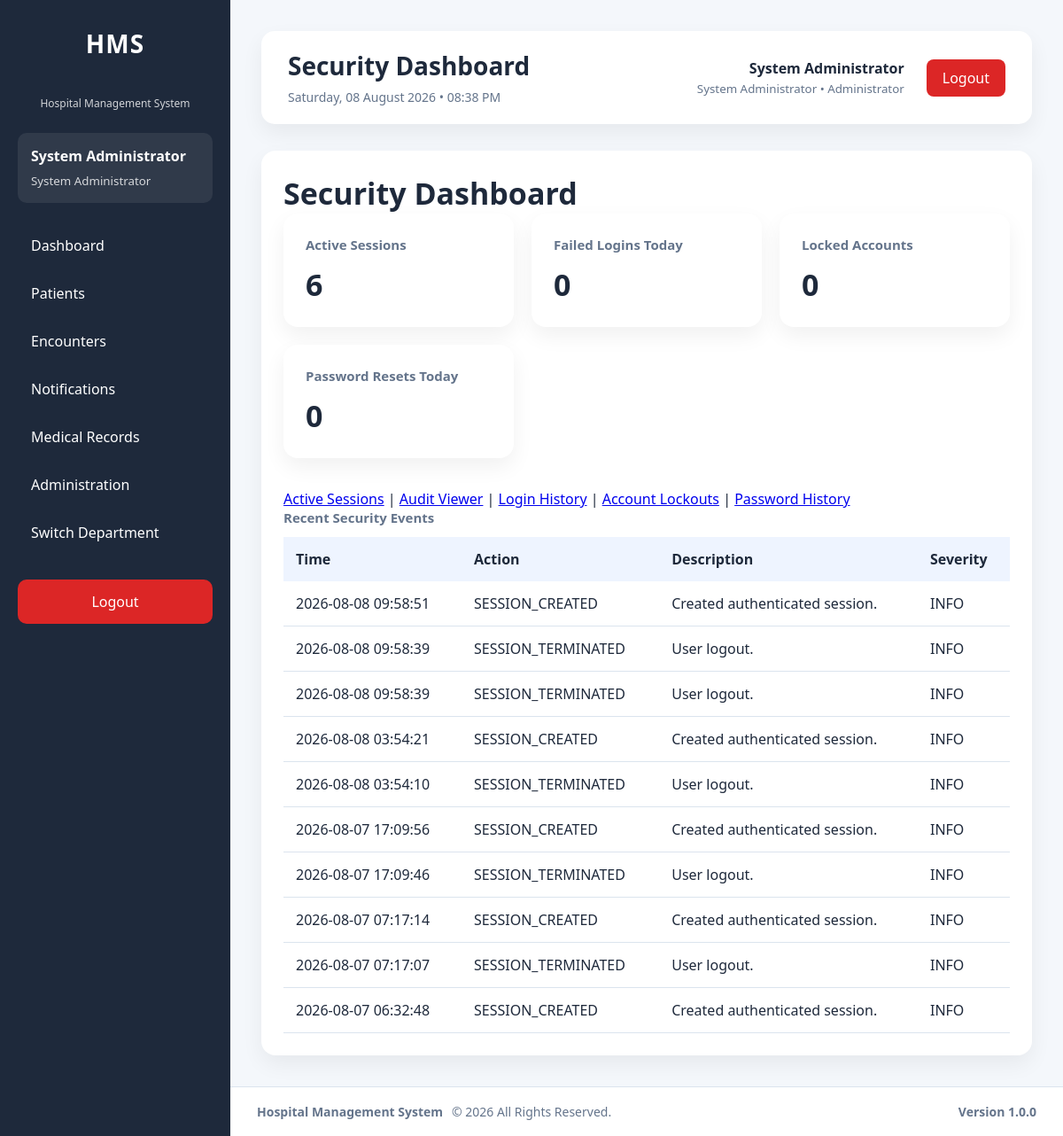
The page /modules/administration/security/dashboard.php (signed in) on the database as committed earlier.
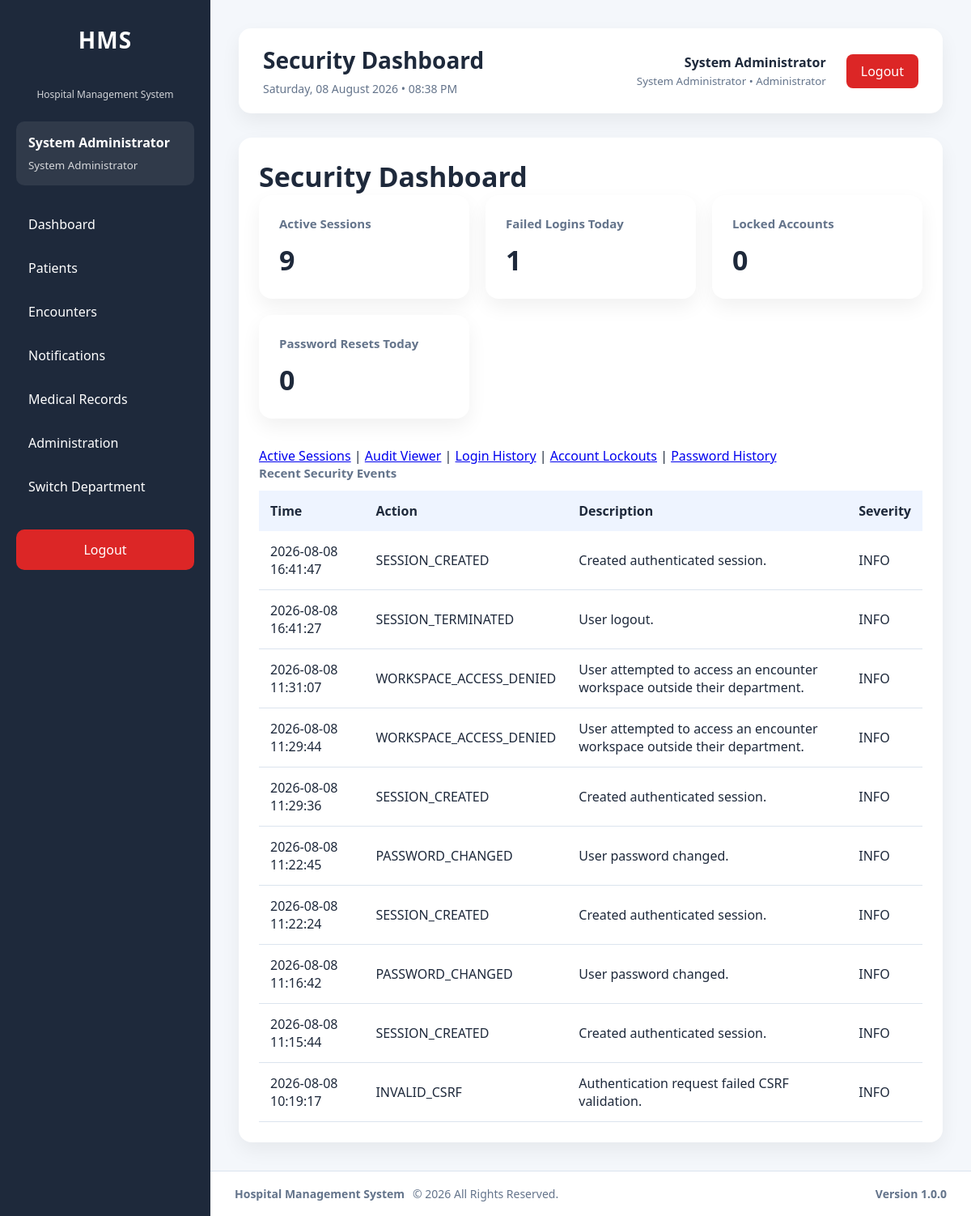
The same page on the database as committed later.
### tables this page shows
CREATE TABLE `audit_logs` (
  `id` int(11) NOT NULL AUTO_INCREMENT,
  `user_id` int(11) DEFAULT NULL,
  `visit_id` int(11) DEFAULT NULL,
  `patient_id` int(11) DEFAULT NULL,
  `module` varchar(100) NOT NULL,
  `action` varchar(100) NOT NULL,
  `description` text DEFAULT NULL,
  `ip_address` varchar(50) DEFAULT NULL,
  `user_agent` varchar(255) DEFAULT NULL,
  `department_id` int(11) DEFAULT NULL,
  `severity` varchar(20) NOT NULL DEFAULT 'INFO',
  `event_type` varchar(100) NOT NULL DEFAULT 'GENERAL',
  `created_at` timestamp NOT NULL DEFAULT current_timestamp(),
  PRIMARY KEY (`id`),
  KEY `idx_audit_user` (`user_id`),
  KEY `idx_audit_visit` (`visit_id`),
  KEY `idx_audit_patient_created` (`patient_id`,`created_at`),
  KEY `idx_audit_module` (`module`),
  KEY `idx_audit_created` (`created_at`),
  KEY `idx_audit_action_created` (`action`,`created_at`),
  KEY `idx_audit_user_created` (`user_id`,`created_at`),
  KEY `idx_audit_ip_created` (`ip_address`,`created_at`),
  KEY `idx_audit_department_created` (`department_id`,`created_at`),
  KEY `idx_audit_module_created` (`module`,`created_at`),
  KEY `idx_audit_event_created` (`event_type`,`created_at`),
  KEY `idx_audit_severity_created` (`severity`,`created_at`),
  KEY `idx_audit_visit_created` (`visit_id`,`created_at`),
  CONSTRAINT `fk_audit_department` FOREIGN KEY (`department_id`) REFERENCES `departments` (`id`) ON DELETE SET NULL ON UPDATE CASCADE,
  CONSTRAINT `fk_audit_patient` FOREIGN KEY (`patient_id`) REFERENCES `patients` (`id`) ON DELETE SET NULL ON UPDATE CASCADE,
  CONSTRAINT `fk_audit_user` FOREIGN KEY (`user_id`) REFERENCES `users` (`id`) ON DELETE SET NULL ON UPDATE CASCADE,
  CONSTRAINT `fk_audit_visit` FOREIGN KEY (`visit_id`) REFERENCES `visits` (`id`) ON DELETE SET NULL ON UPDATE CASCADE
);

### modules/administration/security/bootstrap.php (called while the page is built, shortened)
<?php
require_once __DIR__ . '/../../../config/auth.php';
require_once __DIR__ . '/../../../config/helpers.php';
require_once __DIR__ . '/../../../services/SessionService.php';
require_once __DIR__ . '/../../../services/AuditService.php';
$securityAuditService = new AuditService($pdo);

### services/AuditService.php (called while the page is built, shortened)
<?php
class AuditService
{
    private PDO $db;
    public function __construct(PDO $db)
    {
        $this->db = $db;
    }
    private function getClientIp(): string
    {
        $keys = [
            'HTTP_CLIENT_IP',
            'HTTP_X_FORWARDED_FOR',
            'REMOTE_ADDR'
        ];
        foreach ($keys as $key) {
            if (!empty($_SERVER[$key])) {
                return trim(explode(',', $_SERVER[$key])[0]);
            }
        }
        return 'UNKNOWN';
    }
    public function search(array $filters = [], int $page = 1, int $perPage = 50): array
    {
        $page = max(1, $page);
        $perPage = min(100, max(1, $perPage));
        $where = [];
        $parameters = [];
        if (!empty($filters['module'])) {
            $where[] = 'a.module = :module';
            $parameters[':module'] = $filters['module'];
        }
        $condition = $where ? ' WHERE ' . implode(' AND ', $where) : '';
        $countStmt = $this->db->prepare('SELECT COUNT(*) FROM audit_logs a' . $condition);
        $countStmt->execute($parameters);
        $total = (int)$countStmt->fetchColumn();
        $sql = '
            SELECT a.*, u.first_name, u.last_name, u.username,
                   d.department_name
            FROM audit_logs a
            LEFT JOIN users u ON u.id = a.user_id
            LEFT JOIN departments d ON d.id = a.department_id
        ' . $condition . ' ORDER BY a.created_at DESC, a.id DESC LIMIT :limit OFFSET :offset';
        $stmt = $this->db->prepare($sql);
        foreach ($parameters as $key => $value) {
            $stmt->bindValue($key, $value);
        }
        $stmt->bindValue(':limit', $perPage, PDO::PARAM_INT);
        $stmt->bindValue(':offset', ($page - 1) * $perPage, PDO::PARAM_INT);
        $stmt->execute();
        return [
            'success' => true,
            'data' => $stmt->fetchAll(PDO::FETCH_ASSOC),
            'total' => $total,
            'page' => $page,
            'per_page' => $perPage,
            'errors' => []
        ];
    }
    public function securitySummary(): array
    {
        $queries = [
            'active_sessions' => "SELECT COUNT(*) FROM active_sessions WHERE status = 'Active'",
            'failed_logins_today' => "SELECT COUNT(*) FROM audit_logs WHERE action = 'LOGIN_FAILED' AND created_at >= CURDATE()",
            'locked_accounts' => "SELECT COUNT(*) FROM users WHERE locked_at IS NOT NULL",
            'password_resets_today' => "SELECT COUNT(*) FROM audit_logs WHERE action = 'PASSWORD_RESET' AND created_at >= CURDATE()",
            'security_events_today' => "SELECT COUNT(*) FROM audit_logs WHERE module = 'Security' AND created_at >= CURDATE()"
        ];
        $summary = [];
        foreach ($queries as $key => $sql) {
            $summary[$key] = (int)$this->db->query($sql)->fetchColumn();
        }
        return ['success' => true, 'data' => $summary, 'errors' => []];
    }
}

### config/helpers.php (called while the page is built, shortened)
<?php
function e($value): string
{
    return htmlspecialchars(
        (string)$value,
        ENT_QUOTES,
        'UTF-8'
    );
}

### modules/administration/security/dashboard.php (the view, shortened to what the changed rows need)
<?php
require_once __DIR__ . '/bootstrap.php';
$securityAuditService->log(
    (int)$currentUser['id'],
    null,
    'Security',
    'SECURITY_REPORT_VIEWED',
    'Viewed the security dashboard.',
    $_SESSION['active_department_id'] ?? null,
    'INFO',
    'SECURITY_REPORT_VIEWED'
);
$summary = $securityAuditService->securitySummary()['data'] ?? [];
$recent = $securityAuditService->search(['module' => 'Security'], 1, 10)['data'] ?? [];
require_once __DIR__ . '/../../../layouts/header.php';
require_once __DIR__ . '/../../../layouts/sidebar.php';
?>
<main class="content">
    <?php require_once __DIR__ . '/../../../layouts/navbar.php'; ?>
    <section class="card">
        <h2>Security Dashboard</h2>
        <div class="stats">
            <div class="card"><h3>Active Sessions</h3><h2><?= (int)($summary['active_sessions'] ?? 0) ?></h2></div>
            <div class="card"><h3>Failed Logins Today</h3><h2><?= (int)($summary['failed_logins_today'] ?? 0) ?></h2></div>
            <div class="card"><h3>Locked Accounts</h3><h2><?= (int)($summary['locked_accounts'] ?? 0) ?></h2></div>
            <div class="card"><h3>Password Resets Today</h3><h2><?= (int)($summary['password_resets_today'] ?? 0) ?></h2></div>
        </div>
        <table><thead><tr><th>Time</th><th>Action</th><th>Description</th><th>Severity</th></tr></thead><tbody>
        <?php foreach ($recent as $event): ?><tr><td><?= e($event['created_at']) ?></td><td><?= e($event['action']) ?></td><td><?= e($event['description']) ?></td><td><?= e($event['severity']) ?></td></tr><?php endforeach; ?>
        </tbody></table>
    </section>
</main>
<?php require_once __DIR__ . '/../../../layouts/footer.php'; ?>

Rows that differ between the two databases and show on the page:
no longer on this page (row unchanged): audit_logs: created_at "2026-08-08 09:58:51", action "SESSION_CREATED", description "Created authenticated session.", severity "INFO"
no longer on this page (row unchanged): audit_logs: created_at "2026-08-08 09:58:39", action "SESSION_TERMINATED", description "User logout.", severity "INFO"
no longer on this page (row unchanged): audit_logs: created_at "2026-08-08 09:58:39", action "SESSION_TERMINATED", description "User logout.", severity "INFO"
no longer on this page (row unchanged): audit_logs: created_at "2026-08-08 03:54:21", action "SESSION_CREATED", description "Created authenticated session.", severity "INFO"
no longer on this page (row unchanged): audit_logs: created_at "2026-08-08 03:54:10", action "SESSION_TERMINATED", description "User logout.", severity "INFO"
no longer on this page (row unchanged): audit_logs: created_at "2026-08-07 17:09:56", action "SESSION_CREATED", description "Created authenticated session.", severity "INFO"
no longer on this page (row unchanged): audit_logs: created_at "2026-08-07 17:09:46", action "SESSION_TERMINATED", description "User logout.", severity "INFO"
no longer on this page (row unchanged): audit_logs: created_at "2026-08-07 07:17:14", action "SESSION_CREATED", description "Created authenticated session.", severity "INFO"
no longer on this page (row unchanged): audit_logs: created_at "2026-08-07 07:17:07", action "SESSION_TERMINATED", description "User logout.", severity "INFO"
no longer on this page (row unchanged): audit_logs: created_at "2026-08-07 06:32:48", action "SESSION_CREATED", description "Created authenticated session.", severity "INFO"
added audit_logs: created_at "2026-08-08 16:41:47", action "SESSION_CREATED", description "Created authenticated session.", severity "INFO"
added audit_logs: created_at "2026-08-08 16:41:27", action "SESSION_TERMINATED", description "User logout.", severity "INFO"
added audit_logs: created_at "2026-08-08 11:31:07", action "WORKSPACE_ACCESS_DENIED", description "User attempted to access an encounter workspace outside their department.", severity "INFO"
added audit_logs: created_at "2026-08-08 11:29:44", action "WORKSPACE_ACCESS_DENIED", description "User attempted to access an encounter workspace outside their department.", severity "INFO"
added audit_logs: created_at "2026-08-08 11:29:36", action "SESSION_CREATED", description "Created authenticated session.", severity "INFO"
added audit_logs: created_at "2026-08-08 11:22:45", action "PASSWORD_CHANGED", description "User password changed.", severity "INFO"
added audit_logs: created_at "2026-08-08 11:22:24", action "SESSION_CREATED", description "Created authenticated session.", severity "INFO"
added audit_logs: created_at "2026-08-08 11:16:42", action "PASSWORD_CHANGED", description "User password changed.", severity "INFO"
added audit_logs: created_at "2026-08-08 11:15:44", action "SESSION_CREATED", description "Created authenticated session.", severity "INFO"
added audit_logs: created_at "2026-08-08 10:19:17", action "INVALID_CSRF", description "Authentication request failed CSRF validation.", severity "INFO"
Other text that changed with them:
$summary['active_sessions']: "6" → "9"
$summary['failed_logins_today']: "0" → "1"
